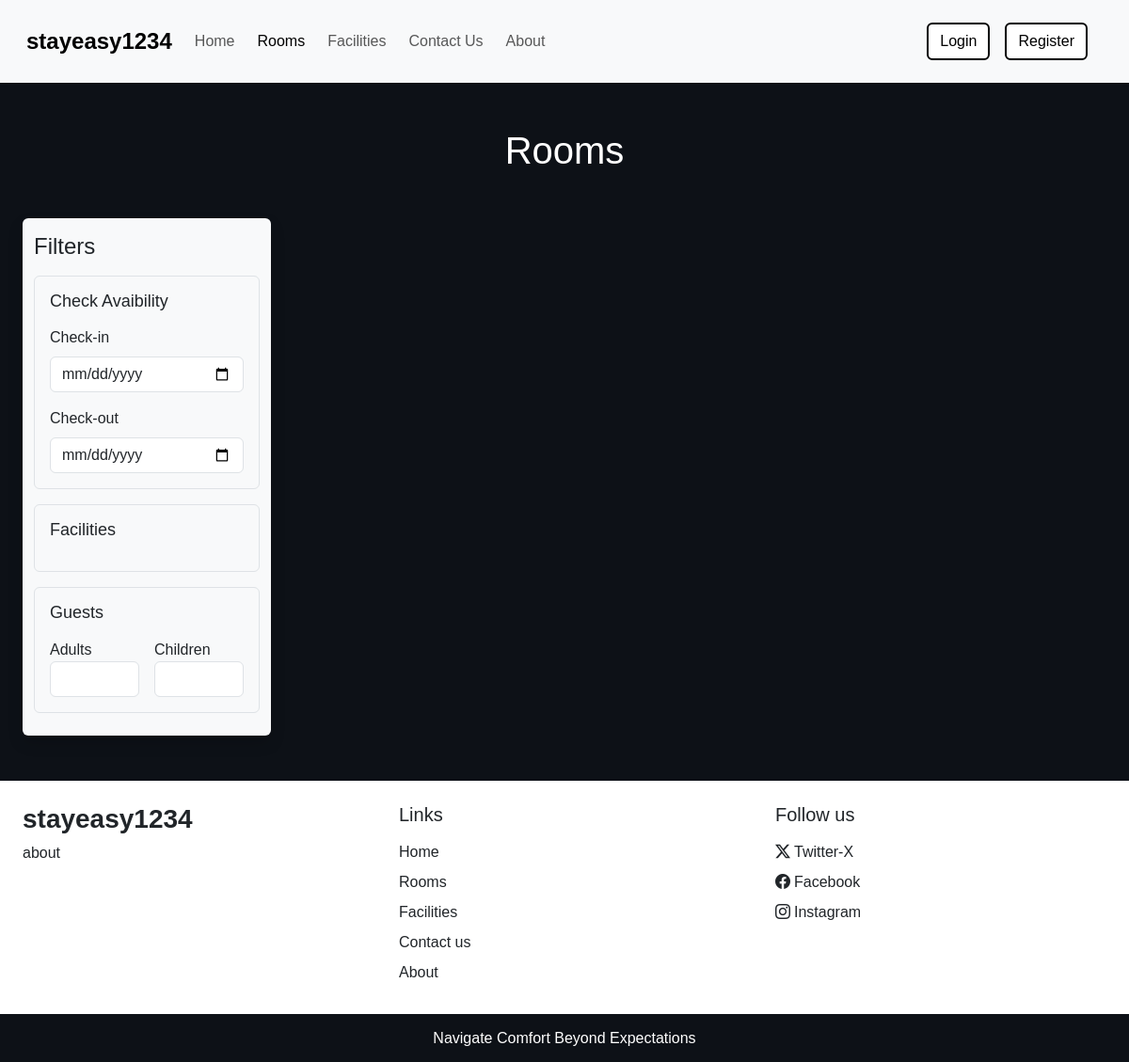
Before: /rooms.php with the older database file.
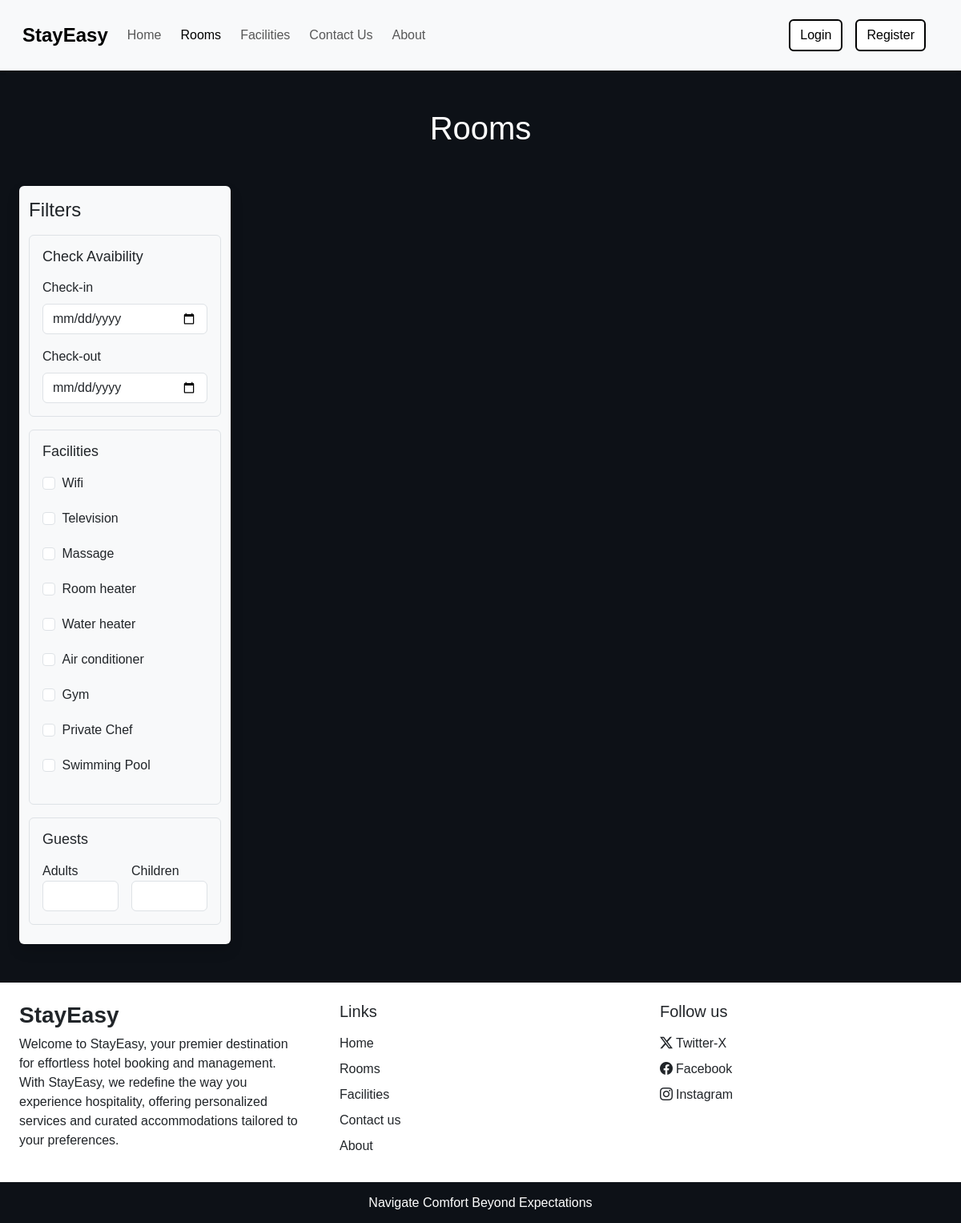
After: the same page with the newer database file.
### tables this page shows
CREATE TABLE `settings` (
  `sr_no` int(10) NOT NULL,
  `site_title` varchar(25) NOT NULL,
  `site_about` varchar(250) NOT NULL,
  `shutdown` tinyint(1) NOT NULL
);

CREATE TABLE `facilities` (
  `id` int(10) NOT NULL,
  `icon` varchar(100) NOT NULL,
  `name` varchar(30) NOT NULL,
  `description` varchar(250) NOT NULL
);

### admin/inc/db_config.php (called while the page is built, shortened)
<?php
    function selectAll($table)
    {
        $con = $GLOBALS['con'];
        $res = mysqli_query($con,"SELECT * FROM $table");
        return $res;
    }
    function select($sql,$values,$datatypes)
    {
        $con = $GLOBALS['con'];
        if($stmt = mysqli_prepare($con,$sql))
        {
            mysqli_stmt_bind_param($stmt,$datatypes,...$values);
            if(mysqli_stmt_execute($stmt))
            {
                $res = mysqli_stmt_get_result($stmt);
                return $res;
            }
            else
            {
                mysqli_stmt_close($stmt);
                die("Query can't be executed - Select ");
            }
        }
        else
        {
            die("Query can't be prepared - Select");
        }
    }
?>

### rooms.php (the view, shortened to what the changed rows need)
<!DOCTYPE html>
<html lang="en">
<head>
    <?php require('inc/links.php')?>
<link rel="stylesheet" href="https://cdn.jsdelivr.net/npm/swiper@11/swiper-bundle.min.css" />
</head>
<body style="background-color:#0D1117;">
    <?php
        require('inc/header.php');
    ?>
    <div class="my-5 px-4">
       <h1 class="text-center raleway-font text-white">Rooms</h1>
    </div>
<div class="container-fluid">
    <div class="row">
    <div class="col-lg-3 col-md-12 mb-lg-0 mb-4 ps-4">
        <nav class="navbar navbar-expand-lg bg-body-tertiary bg-white rounded shadow">
            <div class="container-fluid flex-lg-column align-items-stretch">
                <div class="collapse navbar-collapse flex-column align-items-stretch mt-2" id="filterDropown">
                    <div class="border bg-light p-3 rounded mb-3">
                        <?php
                            $facilities_q = selectAll('facilities');
                            while($row = mysqli_fetch_assoc($facilities_q))
                            {
                                echo <<<facilities
                                    <div class = "mb-2">
                                        <input type="checkbox" onclick="fetch_rooms()" name="facilities" value= "$row[id]" class="form-check-input shadow-none mb-3 me-1" id="$row[id]" >
                                        <label  class="form-check-label" for="$row[id]">$row[name]</label>
                                    </div>
                                facilities;
                            }
                        ?>
                    </div>
                </div>
            </div>
        </nav>
    </div>
    </div>
</div>
    <?php require('inc/footer.php');?>
</body>
</html>

### inc/header.php (shortened to what the changed rows need)
<nav id = "nav-bar" class="navbar navbar-expand-lg navbar-light px-lg-3 py-lg-2 shadow-sm sticky-top bg-body-tertiary ">
    <div class="container-fluid">
        <a class="navbar-brand me-3" href="index.php"><font size = 5><strong><?php  echo $settings_r['site_title'] ?></strong></font></a>
    </div>
</nav>

### inc/footer.php (shortened to what the changed rows need)
<!DOCTYPE html>
<html lang="en">
<head>
</head>
<body>
<div class="container-fluid bg-white mt-5">
        <div class = "row">
            <div class = "col-lg-4 p-4">
                <h3 class="h2-font fw-bold fs-3 mb-2"><?php echo $settings_r['site_title'] ?></h3>
                <p>
                    <?php echo $settings_r['site_about'] ?>
                </p>
            </div>
        </div>
</div>
</body>
</html>

Changed rows visible on the page:
changed settings: site_title "stayeasy1234" → "StayEasy"; site_about "about" → "Welcome to StayEasy, your premier destination for effortless hotel booking and management. With StayEasy, we redefine the way you experience hospitality, offering personalized services and curated accommodations tailored to your preferences."
added facilities: name "Wifi"
added facilities: name "Television"
added facilities: name "Massage"
added facilities: name "Room heater"
added facilities: name "Water heater"
added facilities: name "Air conditioner"
added facilities: name "Gym"
added facilities: name "Private Chef"
added facilities: name "Swimming Pool"
